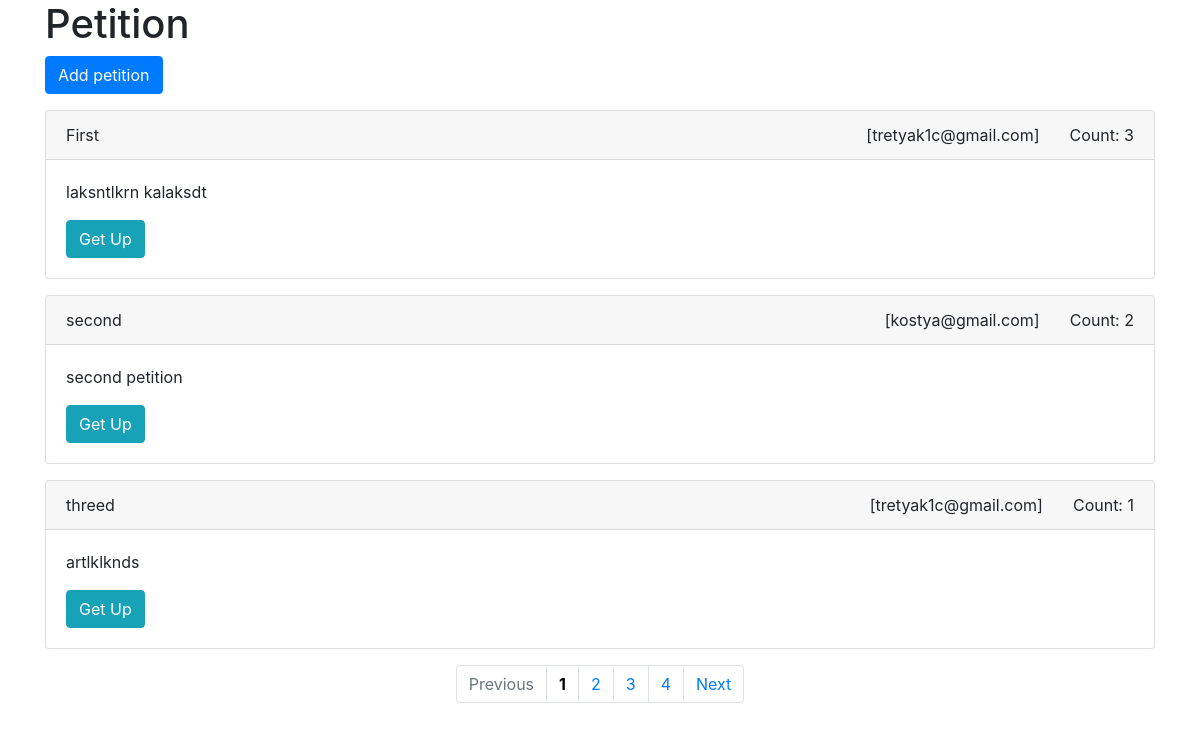
The page / on the database its author committed.
### tables this page shows
CREATE TABLE `petitions` (
  `id` int(11) NOT NULL,
  `id_autor` varchar(64) NOT NULL,
  `subject` varchar(255) NOT NULL,
  `body` varchar(1000) NOT NULL,
  `active` tinyint(4) NOT NULL DEFAULT '0'
);

CREATE TABLE `users` (
  `id` varchar(64) NOT NULL,
  `email` varchar(255) NOT NULL,
  `active` tinyint(1) NOT NULL DEFAULT '0'
);

### index.php (the view, shortened to what this page needs)
<!DOCTYPE html>
<html lang="en">
<head>
<link rel="stylesheet"
	href="https://stackpath.bootstrapcdn.com/bootstrap/4.1.3/css/bootstrap.min.css"
>
<link rel="stylesheet" type="text/css" href="style.css">
</head>
<body>
	<div class="container">
		<div class="row">
			<div class="col-12">
				<h1>Petition</h1>
				<form action="add.php">
					<input class="btn btn-primary" type="submit" value="Add petition">
				</form>
				<?php
				if (! isset ( $_GET ['page'] )) {
					$page = 1;
				}
				else {
					$page = $_GET ['page'];
				}
				$db = new PDO ( 'mysql:host=localhost;dbname=petitions_db', 'root', '', array (
						PDO::ATTR_PERSISTENT => true
				) );
				$sql = "select p.*, u.email, count(s.id) as qty
					from petitions as p
					left join signatures as s on p.id = s.id_petition
					left join users as u on p.id_autor = u.id
					where p.active = 1
					group by p.id";
				$query = $db->prepare ( $sql, array (
						PDO::ATTR_CURSOR => PDO::CURSOR_FWDONLY
				) );
				$query->execute ();
				$allPetitions = $query->fetchAll ();
				$countPetition = count ( $allPetitions );
				$countOnPage = 3;
				$pages = ceil ( $countPetition / $countOnPage );
				$start = $countOnPage * ($page - 1);
				for($i = 0; $i < 3; $i ++) {
					$petition = $allPetitions [$i + $start];
					$subject = $petition ['subject'];
					$body = $petition ['body'];
					$count = $petition ['qty'];
					$email = $petition['email'];
					if ($i + $start < $countPetition) {
						echo "<div class='card'>
							<div class='card-header'>
								<div class='row'>
								  <div class='col-auto mr-auto'>$subject</div>
								<div class='col-auto'>[$email]</div>
								  <div class='col-auto'>Count: $count</div>
								</div>
							</div>
								<div class='card-body'>
									<p class='card-text'>$body</p>
									<a href='petition.php?id=" . $petition ['id'] . "' class='btn btn-info'>Get Up</a>
								</div>
							</div>";
					}
				}
				$prevPage = $page > 1 ? $page - 1 : 1;
				$nextPage = $page < pages ? $page + 1 : $pages;
				$prevDisabled = $page > 1 ? '' : 'disabled';
				$nextDisabled = $page < $pages ? '' : 'disabled';
				echo "<nav aria-label='Page navigation'>
					<ul class='pagination justify-content-center'>
						<li class='page-item $prevDisabled'>
						<a class='page-link' href='index.php?page=$prevPage'>Previous</a></li>";
				for($i = 1; $i <= $pages; $i ++) {
					$current =$i == $page?"current":"";
					echo "<li class='page-item'>
					<a class='page-link $current' href='index.php?page=$i'>$i</a></li>";
				}
				echo "<li class='page-item $nextDisabled'>
						<a class='page-link' href='index.php?page=$nextPage'>Next</a></li>
					</ul>
				</nav>";
				?>
			</div>
		</div>
	</div>
</body>
</html>

### style.css (style rules this page uses)
.card { margin: 16px 0; }
.current { font-weight: 700; color: black; }

### rows shown on the page
petitions: subject "First", users.email "tretyak1c@gmail.com", count "3", body "laksntlkrn kalaksdt"
petitions: subject "second", users.email "kostya@gmail.com", count "2", body "second petition"
petitions: subject "threed", users.email "tretyak1c@gmail.com", count "1", body "artlklknds"
